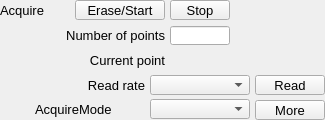
    <widget class="PyDMFrame" name="composite_1">
      <property name="geometry">
        <rect>
          <x>20</x>
          <y>655</y>
          <width>325</width>
          <height>120</height>
        </rect>
      </property>
      <widget class="QLabel" name="text_1">
        <property name="geometry">
          <rect>
            <x>35</x>
            <y>50</y>
            <width>130</width>
            <height>20</height>
          </rect>
        </property>
        <property name="text">
          <string>Current point</string>
        </property>
        <property name="font" stdset="0">
          <font>
            <pointsize>10</pointsize>
          </font>
        </property>
        <property name="brush" stdset="0">
          <brush brushstyle="SolidPattern">
            <color alpha="255">
              <red>0</red>
              <green>0</green>
              <blue>0</blue>
            </color>
          </brush>
        </property>
        <property name="toolTip">
          <string>text_1</string>
        </property>
        <property name="alignment">
          <set>Qt::AlignRight|Qt::AlignTrailing|Qt::AlignVCenter</set>
        </property>
        <property name="styleSheet">
          <string notr="true">QLabel#text_1 {
  color: rgb(0, 0, 0);
  }</string>
        </property>
      </widget>
      <widget class="PyDMLabel" name="text_update">
        <property name="geometry">
          <rect>
            <x>170</x>
            <y>51</y>
            <width>90</width>
            <height>18</height>
          </rect>
        </property>
        <property name="toolTip">
          <string>PV: ${prefix}TS:TSCurrentPoint</string>
        </property>
        <property name="channel" stdset="0">
          <string>ca://${prefix}TS:TSCurrentPoint</string>
        </property>
        <property name="font" stdset="0">
          <font>
            <pointsize>10</pointsize>
          </font>
        </property>
        <property name="alignment">
          <set>Qt::AlignLeading|Qt::AlignLeft|Qt::AlignVCenter</set>
        </property>
        <property name="textInteractionFlags">
          <set>Qt::TextSelectableByKeyboard|Qt::TextSelectableByMouse</set>
        </property>
        <property name="styleSheet">
          <string notr="true">PyDMLabel#text_update {
  color: rgb(10, 0, 184);
  background-color: rgb(187, 187, 187);
  }</string>
        </property>
      </widget>
      <widget class="PyDMEnumComboBox" name="menu">
        <property name="geometry">
          <rect>
            <x>150</x>
            <y>75</y>
            <width>100</width>
            <height>20</height>
          </rect>
        </property>
        <property name="toolTip">
          <string>${prefix}TS:TSRead.SCAN</string>
        </property>
        <property name="channel" stdset="0">
          <string>ca://${prefix}TS:TSRead.SCAN</string>
        </property>
        <property name="font" stdset="0">
          <font>
            <pointsize>10</pointsize>
          </font>
        </property>
        <property name="styleSheet">
          <string notr="true">PyDMEnumComboBox#menu {
  color: rgb(0, 0, 0);
  background-color: rgb(115, 223, 255);
  }</string>
        </property>
      </widget>
      <widget class="PyDMPushButton" name="message_button">
        <property name="geometry">
          <rect>
            <x>255</x>
            <y>75</y>
            <width>70</width>
            <height>20</height>
          </rect>
        </property>
        <property name="text">
          <string>Read</string>
        </property>
        <property name="font" stdset="0">
          <font>
            <pointsize>10</pointsize>
          </font>
        </property>
        <property name="toolTip">
          <string>${prefix}TS:TSRead.PROC</string>
        </property>
        <property name="channel" stdset="0">
          <string>ca://${prefix}TS:TSRead.PROC</string>
        </property>
        <property name="pressValue" stdset="0">
          <string>1</string>
        </property>
        <property name="styleSheet">
          <string notr="true">PyDMPushButton#message_button {
  color: rgb(0, 0, 0);
  background-color: rgb(115, 223, 255);
  }</string>
        </property>
      </widget>
      <widget class="QLabel" name="text_2">
        <property name="geometry">
          <rect>
            <x>55</x>
            <y>75</y>
            <width>90</width>
            <height>20</height>
          </rect>
        </property>
        <property name="text">
          <string>Read rate</string>
        </property>
        <property name="font" stdset="0">
          <font>
            <pointsize>10</pointsize>
          </font>
        </property>
        <property name="brush" stdset="0">
          <brush brushstyle="SolidPattern">
            <color alpha="255">
              <red>0</red>
              <green>0</green>
              <blue>0</blue>
            </color>
          </brush>
        </property>
        <property name="toolTip">
          <string>text_2</string>
        </property>
        <property name="alignment">
          <set>Qt::AlignRight|Qt::AlignTrailing|Qt::AlignVCenter</set>
        </property>
        <property name="styleSheet">
          <string notr="true">QLabel#text_2 {
  color: rgb(0, 0, 0);
  }</string>
        </property>
      </widget>
      <widget class="PyDMLineEdit" name="text_entry">
        <property name="geometry">
          <rect>
            <x>170</x>
            <y>26</y>
            <width>60</width>
            <height>19</height>
          </rect>
        </property>
        <property name="channel" stdset="0">
          <string>ca://${prefix}TS:TSNumPoints</string>
        </property>
        <property name="toolTip">
          <string>${prefix}TS:TSNumPoints</string>
        </property>
        <property name="font" stdset="0">
          <font>
            <pointsize>10</pointsize>
          </font>
        </property>
        <property name="styleSheet">
          <string notr="true">PyDMLineEdit#text_entry {
  color: rgb(0, 0, 0);
  background-color: rgb(115, 223, 255);
  border: 1px solid black;
  margin: 0px;
  padding: 0px;
  spacing: 0px;
  }</string>
        </property>
      </widget>
      <widget class="QLabel" name="text_3">
        <property name="geometry">
          <rect>
            <x>5</x>
            <y>25</y>
            <width>160</width>
            <height>20</height>
          </rect>
        </property>
        <property name="text">
          <string>Number of points</string>
        </property>
        <property name="font" stdset="0">
          <font>
            <pointsize>10</pointsize>
          </font>
        </property>
        <property name="brush" stdset="0">
          <brush brushstyle="SolidPattern">
            <color alpha="255">
              <red>0</red>
              <green>0</green>
              <blue>0</blue>
            </color>
          </brush>
        </property>
        <property name="toolTip">
          <string>text_3</string>
        </property>
        <property name="alignment">
          <set>Qt::AlignRight|Qt::AlignTrailing|Qt::AlignVCenter</set>
        </property>
        <property name="styleSheet">
          <string notr="true">QLabel#text_3 {
  color: rgb(0, 0, 0);
  }</string>
        </property>
      </widget>
      <widget class="PyDMPushButton" name="message_button_1">
        <property name="geometry">
          <rect>
            <x>75</x>
            <y>0</y>
            <width>90</width>
            <height>20</height>
          </rect>
        </property>
        <property name="text">
          <string>Erase/Start</string>
        </property>
        <property name="font" stdset="0">
          <font>
            <pointsize>10</pointsize>
          </font>
        </property>
        <property name="toolTip">
          <string>${prefix}TS:TSAcquire</string>
        </property>
        <property name="channel" stdset="0">
          <string>ca://${prefix}TS:TSAcquire</string>
        </property>
        <property name="pressValue" stdset="0">
          <string>1</string>
        </property>
        <property name="styleSheet">
          <string notr="true">PyDMPushButton#message_button_1 {
  color: rgb(0, 0, 0);
  background-color: rgb(115, 223, 255);
  }</string>
        </property>
      </widget>
      <widget class="PyDMPushButton" name="message_button_2">
        <property name="geometry">
          <rect>
            <x>170</x>
            <y>0</y>
            <width>60</width>
            <height>20</height>
          </rect>
        </property>
        <property name="text">
          <string>Stop</string>
        </property>
        <property name="font" stdset="0">
          <font>
            <pointsize>10</pointsize>
          </font>
        </property>
        <property name="toolTip">
          <string>${prefix}TS:TSAcquire</string>
        </property>
        <property name="channel" stdset="0">
          <string>ca://${prefix}TS:TSAcquire</string>
        </property>
        <property name="pressValue" stdset="0">
          <string>2</string>
        </property>
        <property name="styleSheet">
          <string notr="true">PyDMPushButton#message_button_2 {
  color: rgb(0, 0, 0);
  background-color: rgb(115, 223, 255);
  }</string>
        </property>
      </widget>
      <widget class="PyDMLabel" name="text_update_1">
        <property name="geometry">
          <rect>
            <x>235</x>
            <y>1</y>
            <width>90</width>
            <height>18</height>
          </rect>
        </property>
        <property name="toolTip">
          <string>PV: ${prefix}TS:TSAcquiring</string>
        </property>
        <property name="channel" stdset="0">
          <string>ca://${prefix}TS:TSAcquiring</string>
        </property>
        <property name="displayFormat" stdset="0">
          <enum>PyDMLabel::String</enum>
        </property>
        <property name="font" stdset="0">
          <font>
            <pointsize>10</pointsize>
          </font>
        </property>
        <property name="alignment">
          <set>Qt::AlignLeading|Qt::AlignLeft|Qt::AlignVCenter</set>
        </property>
        <property name="textInteractionFlags">
          <set>Qt::TextSelectableByKeyboard|Qt::TextSelectableByMouse</set>
        </property>
        <property name="styleSheet">
          <string notr="true">PyDMLabel#text_update_1 {
  color: rgb(10, 0, 184);
  background-color: rgb(70, 70, 70);
  }</string>
        </property>
      </widget>
      <widget class="QLabel" name="text_4">
        <property name="geometry">
          <rect>
            <x>0</x>
            <y>0</y>
            <width>70</width>
            <height>20</height>
          </rect>
        </property>
        <property name="text">
          <string>Acquire</string>
        </property>
        <property name="font" stdset="0">
          <font>
            <pointsize>10</pointsize>
          </font>
        </property>
        <property name="brush" stdset="0">
          <brush brushstyle="SolidPattern">
            <color alpha="255">
              <red>0</red>
              <green>0</green>
              <blue>0</blue>
            </color>
          </brush>
        </property>
        <property name="toolTip">
          <string>text_4</string>
        </property>
        <property name="alignment">
          <set>Qt::AlignLeading|Qt::AlignLeft|Qt::AlignVCenter</set>
        </property>
        <property name="styleSheet">
          <string notr="true">QLabel#text_4 {
  color: rgb(0, 0, 0);
  }</string>
        </property>
      </widget>
      <widget class="PyDMRelatedDisplayButton" name="related_display">
        <property name="geometry">
          <rect>
            <x>255</x>
            <y>100</y>
            <width>70</width>
            <height>20</height>
          </rect>
        </property>
        <property name="toolTip">
          <string>More</string>
        </property>
        <property name="text">
          <string>More</string>
        </property>
        <property name="showIcon" stdset="0">
          <bool>true</bool>
        </property>
        <property name="font" stdset="0">
          <font>
            <pointsize>10</pointsize>
          </font>
        </property>
        <property name="styleSheet">
          <string notr="true">PyDMRelatedDisplayButton#related_display {
  color: rgb(0, 0, 0);
  background-color: rgb(115, 223, 255);
  }</string>
        </property>
        <property name="titles" stdset="0">
          <stringlist>
            <string>Time series control</string>
          </stringlist>
        </property>
        <property name="filenames" stdset="0">
          <stringlist>
            <string>TimeSeriesPlugin_V37.ui</string>
          </stringlist>
        </property>
        <property name="macros" stdset="0">
          <stringlist>
            <string>P=${P},R=${R}TS:</string>
          </stringlist>
        </property>
        <property name="openInNewWindow" stdset="0">
          <bool>true</bool>
        </property>
      </widget>
      <widget class="QLabel" name="text_5">
        <property name="geometry">
          <rect>
            <x>35</x>
            <y>99</y>
            <width>110</width>
            <height>20</height>
          </rect>
        </property>
        <property name="text">
          <string>AcquireMode</string>
        </property>
        <property name="font" stdset="0">
          <font>
            <pointsize>10</pointsize>
          </font>
        </property>
        <property name="brush" stdset="0">
          <brush brushstyle="SolidPattern">
            <color alpha="255">
              <red>0</red>
              <green>0</green>
              <blue>0</blue>
            </color>
          </brush>
        </property>
        <property name="toolTip">
          <string>text_5</string>
        </property>
        <property name="alignment">
          <set>Qt::AlignLeading|Qt::AlignLeft|Qt::AlignVCenter</set>
        </property>
        <property name="styleSheet">
          <string notr="true">QLabel#text_5 {
  color: rgb(0, 0, 0);
  }</string>
        </property>
      </widget>
      <widget class="PyDMEnumComboBox" name="menu_1">
        <property name="geometry">
          <rect>
            <x>150</x>
            <y>99</y>
            <width>100</width>
            <height>20</height>
          </rect>
        </property>
        <property name="toolTip">
          <string>${prefix}TS:TSAcquireMode</string>
        </property>
        <property name="channel" stdset="0">
          <string>ca://${prefix}TS:TSAcquireMode</string>
        </property>
        <property name="font" stdset="0">
          <font>
            <pointsize>10</pointsize>
          </font>
        </property>
        <property name="styleSheet">
          <string notr="true">PyDMEnumComboBox#menu_1 {
  color: rgb(0, 0, 0);
  background-color: rgb(115, 223, 255);
  }</string>
        </property>
      </widget>
    </widget>
